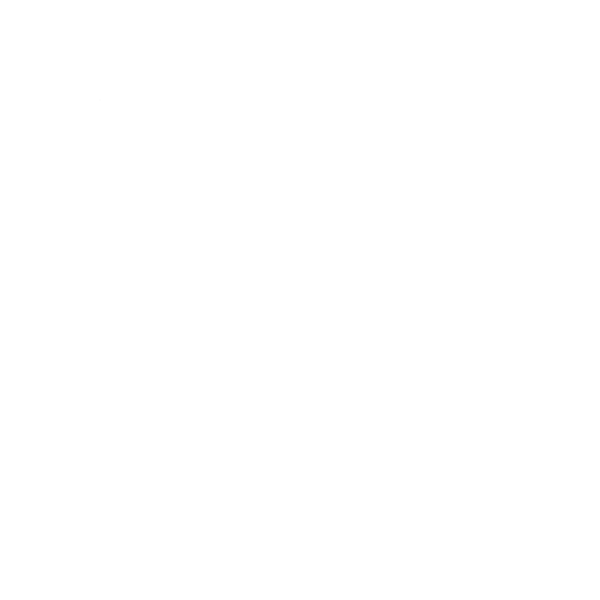
Frame 1 (no input)
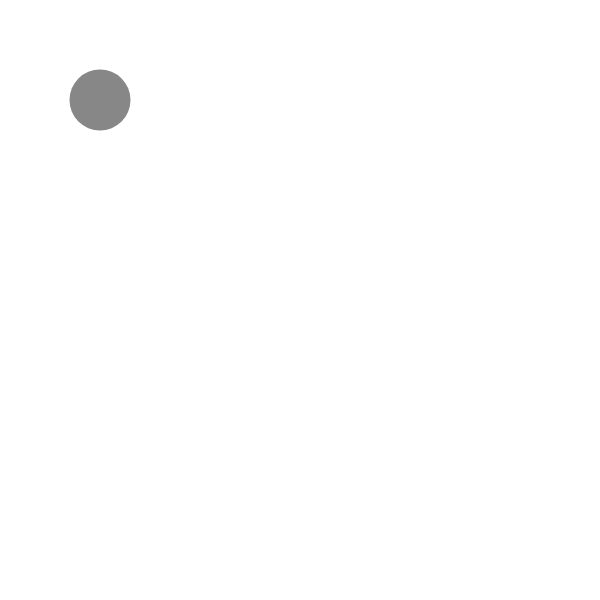
Frame 60 (no input)
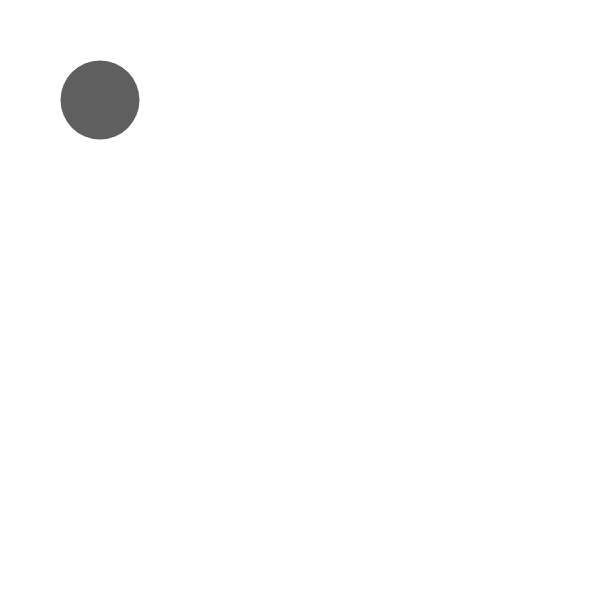
Frame 120 (the mouse pressed at the canvas centre since frame 60)

The p5.js sketch that drew these frames (run headless with seeded random() and noise() and a simulated clock; from frame 60 on, the mouse is pressed at the canvas centre):

// p5.js sketch
// ── sketch.js
var canvasWidth = 600,
  canvasHeight = 600;

var obj = 1;
var direction = 1;

function setup() {
  createCanvas(canvasWidth, canvasHeight);
  noStroke();
  //noLoop();

  //background(153);
}

function draw() {
  // rect(leftDistance, topDistance, width, height)
  // fill(r, g, b); fill(grey); noFill();
  // map(value, in-range-min, in-range-max, out-range-min, out-range-max)

  background(255);
  fill(255 - (2*obj));
  if (obj == 0 || obj == 100) {
    direction = -direction;
  }
  obj += direction;

  ellipse(100, 100, obj, obj);
}

// ── sketch2.js
var canvasWidth = 600,
  canvasHeight = 600;

function Obj(x, y) {
  this.size = 1;
  this.direction = 1;
  this.x = x;
  this.y = y;

  this.render = function () {
    fill(255 - (2*this.size));
    ellipse(x, y, this.size, this.size);
  }
  this.step = function() {
    if (this.size == 0 || this.size == 100) {
      this.direction = -this.direction;
    }
    this.size += this.direction;
  }
}
var things = [];
things.push(new Obj(100, 150));


function setup() {
  createCanvas(canvasWidth, canvasHeight);
  noStroke();
  //noLoop();

  //background(153);
}

function draw() {
  // rect(leftDistance, topDistance, width, height)
  // fill(r, g, b); fill(grey); noFill();
  // map(value, in-range-min, in-range-max, out-range-min, out-range-max)
  things.sort(function(a, b) {
    return a.size - b.size;
  })

  background(255);
  things.forEach(function(thing) {
    thing.step();
    thing.render();
  });
}

function mouseClicked() {
  console.log(mouseX, mouseY);
  things.push(new Obj(mouseX, mouseY));
}
